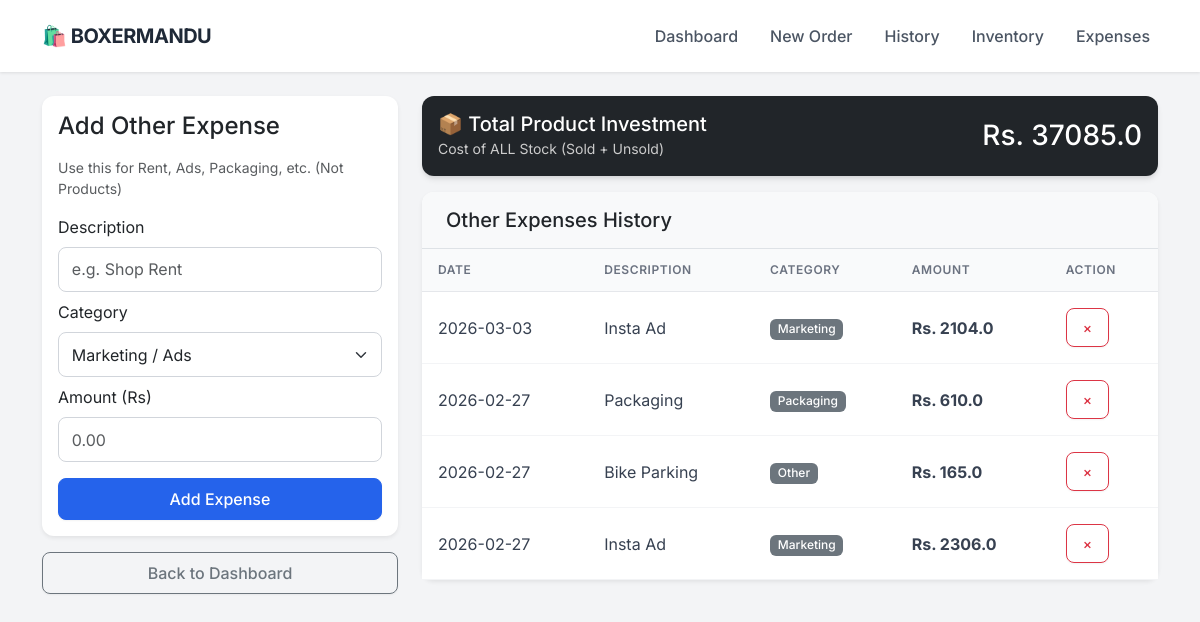
/expenses, run on the app's committed database.
### app.py (models this page shows)
class Expense(db.Model):
    id = db.Column(db.Integer, primary_key=True)
    description = db.Column(db.String(100), nullable=False)
    category = db.Column(db.String(50), nullable=False) # e.g. Rent, Marketing, Packaging
    amount = db.Column(db.Float, nullable=False)
    date = db.Column(db.DateTime, default=datetime.utcnow)

### app.py (the view, shortened to what this page needs)
@app.route('/expenses', methods=['GET', 'POST'])
def expenses():
    all_expenses = Expense.query.order_by(Expense.date.desc()).all()
    inventory_value = 0
    products = Product.query.all()
    for p in products:
        inventory_value += (p.stock * p.cost_price)
    sold_cost = 0
    order_items = OrderItem.query.all()
    for item in order_items:
        product = Product.query.get(item.product_id)
        if product:
            sold_cost += (item.quantity * product.cost_price)
    total_product_expense = inventory_value + sold_cost
    return render_template('expenses.html',
                           expenses=all_expenses,
                           product_expense=total_product_expense)

### templates/expenses.html (shortened to what this page needs)
{% extends "layout.html" %}
{% block content %}
<div class="row">
    <div class="col-md-4">
        <div class="card p-3 mb-3 shadow-sm">
            <h4 class="mb-3">Add Other Expense</h4>
            <p class="text-muted small">Use this for Rent, Ads, Packaging, etc. (Not Products)</p>
            <form method="POST">
                <label class="form-label">Description</label>
                <input type="text" name="description" class="form-control mb-2" placeholder="e.g. Shop Rent" required>
                <label class="form-label">Category</label>
                <select name="category" class="form-select mb-2">
                    <option value="Marketing">Marketing / Ads</option>
                </select>
                <label class="form-label">Amount (Rs)</label>
                <input type="number" name="amount" step="0.01" class="form-control mb-3" placeholder="0.00" required>
                <button type="submit" class="btn btn-primary w-100">Add Expense</button>
            </form>
        </div>
        <a href="/" class="btn btn-outline-secondary w-100">Back to Dashboard</a>
    </div>
    <div class="col-md-8">
        <div class="card text-white bg-dark mb-3">
            <div class="card-body d-flex justify-content-between align-items-center">
                <div>
                    <h5 class="mb-0">📦 Total Product Investment</h5>
                    <small style="color: #ccc;">Cost of ALL Stock (Sold + Unsold)</small>
                </div>
                <h3 class="mb-0">Rs. {{ product_expense }}</h3>
            </div>
        </div>
        <div class="card shadow-sm">
            <div class="card-header bg-light border-bottom">
                <h5 class="mb-0">Other Expenses History</h5>
            </div>
            <div class="table-responsive">
                <table class="table table-hover mb-0 align-middle">
                    <thead class="table-light">
                        <tr>
                            <th>Date</th>
                            <th>Description</th>
                            <th>Category</th>
                            <th>Amount</th>
                            <th>Action</th>
                        </tr>
                    </thead>
                    <tbody>
                        {% for exp in expenses %}
                        <tr>
                            <td>{{ exp.date.strftime('%Y-%m-%d') }}</td>
                            <td>{{ exp.description }}</td>
                            <td><span class="badge bg-secondary">{{ exp.category }}</span></td>
                            <td class="fw-bold">Rs. {{ exp.amount }}</td>
                            <td>
                                <a href="/delete_expense/{{ exp.id }}" class="btn btn-sm btn-outline-danger" onclick="return confirm('Delete this expense?')">×</a>
                            </td>
                        </tr>
                        {% else %}
                        <tr>
                            <td colspan="5" class="text-center text-muted py-4">No other expenses added yet.</td>
                        </tr>
                        {% endfor %}
                    </tbody>
                </table>
            </div>
        </div>
    </div>
</div>
{% endblock %}

### templates/layout.html (style rules this page uses)
:root { --primary-color: #2563eb; --bg-color: #f3f4f6; --text-dark: #1f2937; --card-shadow: 0 4px 6px -1px rgba(0, 0, 0, 0.1), 0 2px 4px -1px rgba(0, 0, 0, 0.06); }
body { font-family: 'Inter', sans-serif; background-color: var(--bg-color); color: var(--text-dark); }
.card { border: none; border-radius: 12px; box-shadow: var(--card-shadow); background: #ffffff; transition: transform 0.2s; }
.card-header { background-color: #ffffff; border-bottom: 1px solid #f3f4f6; font-weight: 600; padding: 1rem 1.5rem; border-radius: 12px 12px 0 0 !important; }
.btn { border-radius: 8px; font-weight: 500; padding: 0.5rem 1rem; box-shadow: 0 1px 2px 0 rgba(0, 0, 0, 0.05); }
.btn-primary { background-color: var(--primary-color); border-color: var(--primary-color); }
.table { margin-bottom: 0; }
.table thead th { background-color: #f9fafb; color: #6b7280; font-size: 0.75rem; text-transform: uppercase; letter-spacing: 0.05em; font-weight: 600; border-bottom: 1px solid #e5e7eb; padding: 0.75rem 1rem; }
.table tbody td { padding: 1rem 1rem; vertical-align: middle; color: #374151; border-bottom: 1px solid #f3f4f6; }
.badge { padding: 0.35em 0.65em; font-weight: 500; border-radius: 6px; }
.form-control, .form-select { border-radius: 8px; border: 1px solid #d1d5db; padding: 0.6rem 0.8rem; }

### data on the page
Expense: date "2026-03-03", description "Insta Ad", category "Marketing", amount "2104.0"
Expense: date "2026-02-27", description "Packaging", category "Packaging", amount "610.0"
Expense: date "2026-02-27", description "Bike Parking", category "Other", amount "165.0"
Expense: date "2026-02-27", description "Insta Ad", category "Marketing", amount "2306.0"

### other printed values
{{ product_expense }} "37085.0"
